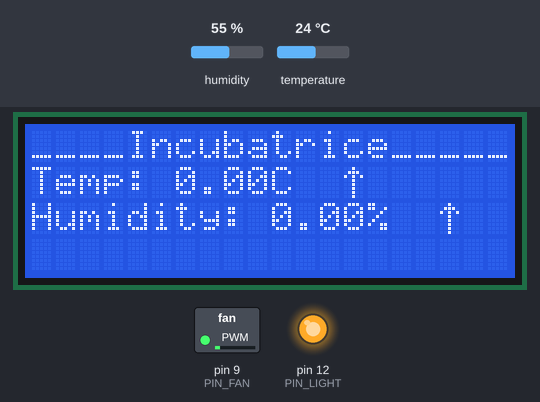
Simulated run of this sketch. Board: Arduino Uno, built with avr-gcc and run on an emulated ATmega328P. Shown: 20×4 character LCD, switched loads named in the sketch (green lamp = pin HIGH), output pins drawn as LEDs (lit = HIGH). The test bench sets the inputs (shaded band); at power-on: temperature 24 °C, humidity 55 %. Pins used as bus, display or sensor lines are not drawn.

Above: at 1.3 s.
1.4 s: temperature set to 37.1 °C
At 10.6 s:
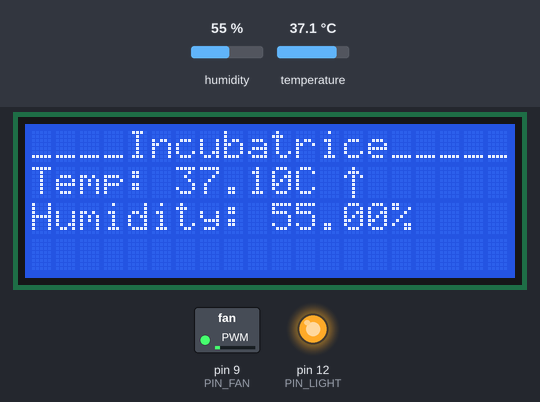
11.4 s: temperature set to 37.8 °C
At 19.6 s:
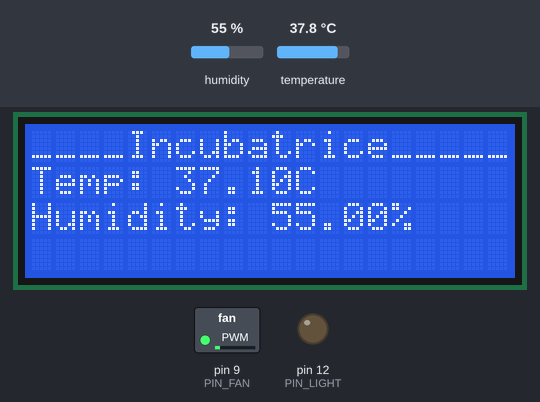
21.2 s: humidity set to 22 %
At 31.2 s:
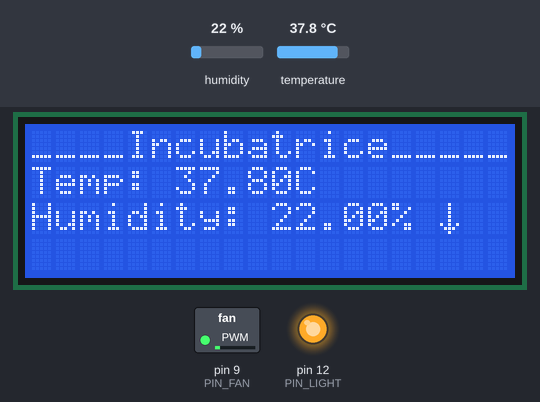
31.8 s: humidity set to 40 %
At 40.7 s:
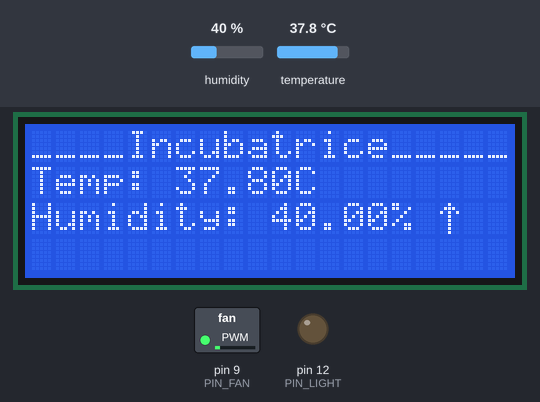
41.0 s: temperature set to 12 °C
At 49.8 s:
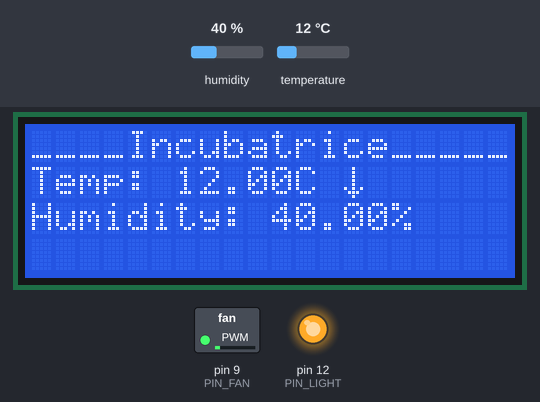
50.9 s: humidity set to 68 %
At 59.9 s:
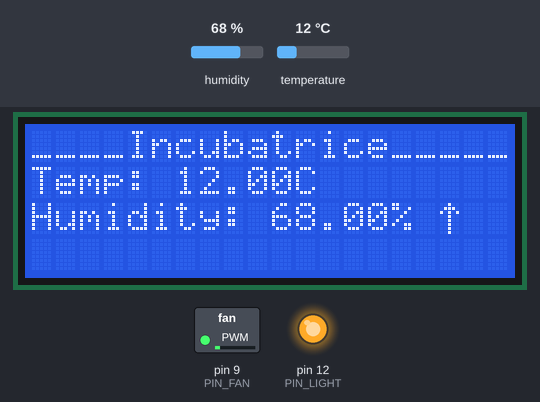
Timing chart, 0 to 61.4 s (numbered marks = the images above; inputs shaded):
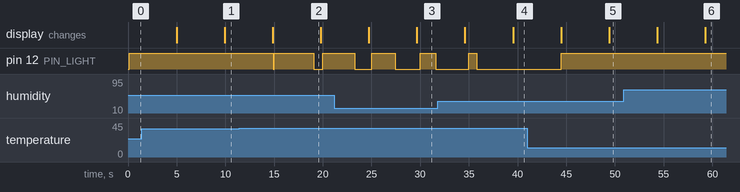

Measured:
- the behaviour switches between 37.7 and 37.8 °C on temperature (found by bisection; images 1 and 2)
- after the input at 1.4 s, the display: first differs from a run without the input after 8.5 s (image 1)
- after the input at 11.4 s, pin 12 (PIN_LIGHT): HIGH → LOW after 3.5 s, → HIGH 0.08 s later, → LOW 4.1 s later, → HIGH 0.91 s later
- after the input at 21.2 s, the display: first differs from a run without the input after 8.5 s (image 3)
- after the input at 31.8 s, the display: first differs from a run without the input after 7.7 s (image 4)
- after the input at 41.0 s, pin 12 (PIN_LIGHT): LOW → HIGH after 3.5 s; the display: first differs from a run without the input after 8.4 s (image 5)
- after the input at 50.9 s, the display: first differs from a run without the input after 8.4 s (image 6)

The sketch:

Incubatrice.ino
```cpp
/*
    TIMER 0:    pin 6, 5 (PD6, PD5) , usato per dalay() e millis()
    TIMER 1:    pin 9, 10   (PB1, PB2)
    TIMER 2:    PIN 11, 3   (PB3, PD3)

    ESP:
    PIN 2 e 4
*/
#include <Wire.h>
#include <LiquidCrystal_I2C.h> // Libreria LCD I2C
#include <dht.h>

#include <PID_v1.h>
#define PIN_DHT 8
#define PIN_LIGHT 12
#define PIN_DHT_PW  3
#define PIN_FAN 9
#define SCL A5
#define SDA A4
#define ESP_TX 2
#define ESP_RX 4

/**********INTERRUPT*************/
volatile unsigned int tcnt2; //valore da cui il contatore del timer1 partirà ad ogni ciclo
volatile bool flagTimer = true;
volatile int counter = 0;
int contTimer = 0;

/*************TEMPERATURA e UMIDITA'***************/
float oldTemp = 0;
float oldHum = 0;
float oldHumidity = 0;
float hum = 0;
float temp = 0;
byte arrowT = 0;
byte arrowH = 0;
float setPoint = 37;

/************DISPLAY*************/
byte downArrow[] = {
  B00100,
  B00100,
  B00100,
  B00100,
  B00100,
  B10101,
  B01110,
  B00100
};

byte upArrow[] = {
  B00100,
  B01110,
  B10101,
  B00100,
  B00100,
  B00100,
  B00100,
  B00100
};

byte nullC[] = {
  B00000,
  B00000,
  B00000,
  B00000,
  B00000,
  B00000,
  B00000,
  B00000
};
/*************PID CONTROL****************/
double Setpoint, Input, Output;
int WindowSize = 5000;
unsigned long windowStartTime;

/**********FUNCTION*************/
void readTime();
void refreshLcd();
bool readTempHumid();
void setTimer();
void startTimer();


dht DHT;
LiquidCrystal_I2C lcd(0x3f, 2, 1, 0, 4, 5, 6, 7, 3, POSITIVE);
PID myPID(&Input, &Output, &Setpoint, 500, 2000, 2, DIRECT);

void setup()
{
  pinMode(PIN_DHT_PW,OUTPUT);
  pinMode(PIN_LIGHT, OUTPUT);
  Serial.begin(9600);
  windowStartTime = millis();
  Setpoint = 37.7;
  myPID.SetOutputLimits(0, WindowSize);
  myPID.SetMode(AUTOMATIC);

  setTimer();
  startTimer();

  lcd.begin(20, 4);
  lcd.createChar(0, upArrow);
  lcd.createChar(1, downArrow);
  lcd.createChar(2, nullC);
  lcd.clear();
  lcd.setCursor(0, 0);
  lcd.print("____Incubatrice_____");
  analogWrite(PIN_FAN, 30);
  digitalWrite(PIN_LIGHT, LOW);
  digitalWrite(PIN_DHT_PW, HIGH);
}

void loop()
{
  Input = temp;
  myPID.Compute();
  // turn the output pin on/off based on pid output
  if (millis() - windowStartTime > WindowSize) {
    // time to shift the Relay Window
    windowStartTime += WindowSize;
  }
  digitalWrite(PIN_LIGHT, !(Output < (millis() - windowStartTime)));

  if (flagTimer) {
    TIMSK2 &= ~(1 << TOIE2);
    refreshLcd();
    if (!readTempHumid())
    {
      temp = -1;
      hum = -1;
      digitalWrite(PIN_DHT_PW, LOW);
      delay(4000);
      digitalWrite(PIN_DHT_PW, HIGH);
    }
    flagTimer = false;
    TIMSK2 |= (1 << TOIE2);
  }
}

void refreshLcd()
{
  lcd.setCursor(0, 1);
  lcd.print("Temp: ");
  lcd.print(temp);
  lcd.print("C");
  lcd.setCursor(13, 1);
  lcd.write(arrowT);
  lcd.setCursor(0, 2);
  lcd.print("Humidity: ");
  lcd.print(hum);
  lcd.print("%");
  lcd.setCursor(17, 2);
  lcd.write(arrowH);
}


bool readTempHumid() {
  bool flag = 0;
  int chk = DHT.read22(PIN_DHT);

  switch (chk)
  {
    case DHTLIB_OK:
      hum = DHT.humidity;
      temp = DHT.temperature;
      if (int(temp * 100) > int(oldTemp * 100)) {
        arrowT = byte(0);
      } else if (temp < oldTemp) {
        arrowT = byte(1);
      } else {
        arrowT = byte(2);
      }
      if (temp != oldTemp ) {
        oldTemp = temp;
      }
      if (int(hum * 100) > int(oldHum * 100)) {
        arrowH = byte(0);
      } else if (hum < oldHum) {
        arrowH = byte(1);
      } else {
        arrowH = byte(2);
      }
      if (hum != oldHum ) {
        oldHum = hum;
      }
      flag = 1;
      break;
    case DHTLIB_ERROR_CHECKSUM:
      Serial.print("Checksum error,\t");
      flag = 0;
      break;
    case DHTLIB_ERROR_TIMEOUT:
      Serial.print("Time out error,\t");
      flag = 0;
      break;
    default:
      Serial.print("Unknown error,\t");
      flag = 0;
      break;
  }
  return flag;
}
void setTimer()
{
  //inizializzo i registri utili per fa funzionare il timer
  TIMSK2 &= ~(1 << TOIE2);                  //setto a zero il "timer overflow interrupt enable" così per essere sicuro che sia disattivato
  TCCR2A &= ~((1 << WGM21) | (1 << WGM20)); //setto a 0 WGM21, WGM20 e WGM22 per
  TCCR2B &= ~(1 << WGM22);                  //impostare la modalità normal mode of operation
  ASSR &= ~(1 << AS2);                      //metto a zero AS2 per non usare al clock
  TIMSK2 &= ~(1 << OCIE2A);                 //metto a zero OCIE2A per abilitare l'interrupt del compare macht A, interrupt fortnito dal comparatore fra tcnt2 e TOP (normal mode)
  TCCR2B |= (1 << CS22);                    //setto i CS2x a 111 per impostare 1024
  TCCR2B |= (1 << CS21);
  TCCR2B |= (1 << CS20);
  tcnt2 = 0;                                //da cambiare nel caso si volesse cambiare la velocità
}

void startTimer()
{
  if (!(TIMSK2 && B00000001))
  {
    TCNT2 = tcnt2;          //imposto il contatore
    TIMSK2 |= (1 << TOIE2); //setto a uno il "timer overflow interrupt enable
  }
}

ISR(TIMER2_OVF_vect) //routine chiamata quando avviene il match con il TOP
{
  TCNT2 = tcnt2;    //riporto il counter al valore iniziale da cui voglio farlo partire
  contTimer++;
  if (contTimer == 300) { //4 SECONDI
    flagTimer = true;
    contTimer = 0;
  }
  //TIMSK2 &= ~(1 << TOIE2); //disabilito l'interrupt overflow per stoppare il contatore
}
```
